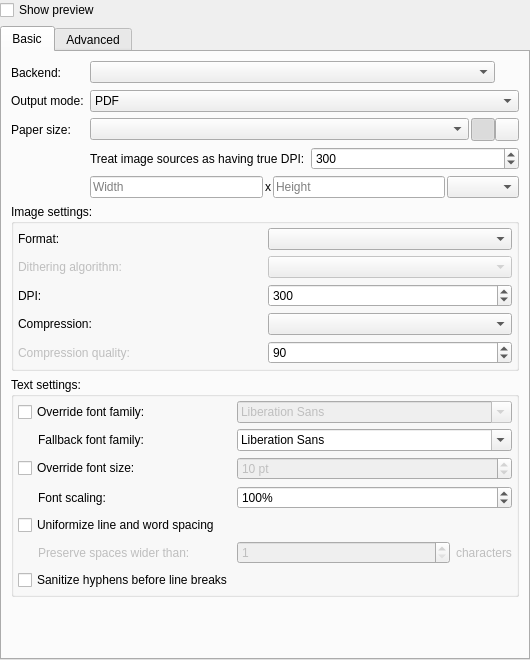
<?xml version="1.0" encoding="UTF-8"?>
<ui version="4.0">
 <class>PdfExportWidget</class>
 <widget class="QWidget" name="PdfExportWidget">
  <property name="geometry">
   <rect>
    <x>0</x>
    <y>0</y>
    <width>530</width>
    <height>660</height>
   </rect>
  </property>
  <layout class="QVBoxLayout" name="verticalLayout">
   <property name="leftMargin">
    <number>0</number>
   </property>
   <property name="topMargin">
    <number>0</number>
   </property>
   <property name="rightMargin">
    <number>0</number>
   </property>
   <property name="bottomMargin">
    <number>0</number>
   </property>
   <item>
    <widget class="QCheckBox" name="checkBoxPreview">
     <property name="text">
      <string>Show preview</string>
     </property>
    </widget>
   </item>
   <item>
    <widget class="QTabWidget" name="tabWidget">
     <property name="currentIndex">
      <number>0</number>
     </property>
     <widget class="QWidget" name="tabBasic">
      <attribute name="title">
       <string>Basic</string>
      </attribute>
      <layout class="QGridLayout" name="gridLayout_6">
       <item row="1" column="0">
        <widget class="QLabel" name="labelOutputMode">
         <property name="text">
          <string>Output mode:</string>
         </property>
        </widget>
       </item>
       <item row="8" column="0">
        <spacer name="verticalSpacer_3">
         <property name="orientation">
          <enum>Qt::Orientation::Vertical</enum>
         </property>
         <property name="sizeHint" stdset="0">
          <size>
           <width>20</width>
           <height>40</height>
          </size>
         </property>
        </spacer>
       </item>
       <item row="0" column="0">
        <widget class="QLabel" name="labelBackend">
         <property name="text">
          <string>Backend:</string>
         </property>
        </widget>
       </item>
       <item row="1" column="1">
        <widget class="QComboBox" name="comboBoxOutputMode">
         <item>
          <property name="text">
           <string>PDF</string>
          </property>
         </item>
         <item>
          <property name="text">
           <string>PDF with invisible text overlay</string>
          </property>
         </item>
        </widget>
       </item>
       <item row="3" column="1">
        <widget class="QWidget" name="widgetPaperSize_2" native="true">
         <layout class="QHBoxLayout" name="horizontalLayout_4">
          <property name="spacing">
           <number>0</number>
          </property>
          <property name="leftMargin">
           <number>0</number>
          </property>
          <property name="topMargin">
           <number>0</number>
          </property>
          <property name="rightMargin">
           <number>0</number>
          </property>
          <property name="bottomMargin">
           <number>0</number>
          </property>
          <item>
           <widget class="QComboBox" name="comboBoxPaperSize">
            <property name="sizePolicy">
             <sizepolicy hsizetype="Expanding" vsizetype="Fixed">
              <horstretch>0</horstretch>
              <verstretch>0</verstretch>
             </sizepolicy>
            </property>
           </widget>
          </item>
          <item>
           <widget class="QWidget" name="widgetPaperOrientation" native="true">
            <property name="sizePolicy">
             <sizepolicy hsizetype="Maximum" vsizetype="Preferred">
              <horstretch>0</horstretch>
              <verstretch>0</verstretch>
             </sizepolicy>
            </property>
            <layout class="QHBoxLayout" name="horizontalLayout_2">
             <property name="spacing">
              <number>0</number>
             </property>
             <property name="leftMargin">
              <number>2</number>
             </property>
             <property name="topMargin">
              <number>0</number>
             </property>
             <property name="rightMargin">
              <number>0</number>
             </property>
             <property name="bottomMargin">
              <number>0</number>
             </property>
             <item>
              <widget class="QToolButton" name="toolButtonPortrait">
               <property name="toolTip">
                <string>Portrait</string>
               </property>
               <property name="icon">
                <iconset resource="gimagereader.qrc">
                 <normaloff>:/icons/portrait</normaloff>:/icons/portrait</iconset>
               </property>
               <property name="checkable">
                <bool>true</bool>
               </property>
               <property name="checked">
                <bool>true</bool>
               </property>
               <property name="autoExclusive">
                <bool>true</bool>
               </property>
              </widget>
             </item>
             <item>
              <widget class="QToolButton" name="toolButtonLandscape">
               <property name="toolTip">
                <string>Landscape</string>
               </property>
               <property name="icon">
                <iconset resource="gimagereader.qrc">
                 <normaloff>:/icons/landscape</normaloff>:/icons/landscape</iconset>
               </property>
               <property name="checkable">
                <bool>true</bool>
               </property>
               <property name="autoExclusive">
                <bool>true</bool>
               </property>
              </widget>
             </item>
            </layout>
           </widget>
          </item>
         </layout>
        </widget>
       </item>
       <item row="3" column="0">
        <widget class="QLabel" name="labelPaperSize">
         <property name="text">
          <string>Paper size:</string>
         </property>
        </widget>
       </item>
       <item row="0" column="1">
        <widget class="QWidget" name="widgetBackend" native="true">
         <layout class="QHBoxLayout" name="horizontalLayout_3">
          <property name="spacing">
           <number>0</number>
          </property>
          <property name="leftMargin">
           <number>0</number>
          </property>
          <property name="topMargin">
           <number>0</number>
          </property>
          <property name="rightMargin">
           <number>0</number>
          </property>
          <property name="bottomMargin">
           <number>0</number>
          </property>
          <item>
           <widget class="QComboBox" name="comboBoxBackend"/>
          </item>
          <item>
           <widget class="QToolButton" name="toolButtonBackendHint">
            <property name="icon">
             <iconset theme="help-hint"/>
            </property>
            <property name="checkable">
             <bool>false</bool>
            </property>
            <property name="autoRaise">
             <bool>true</bool>
            </property>
           </widget>
          </item>
         </layout>
        </widget>
       </item>
       <item row="5" column="1">
        <widget class="QWidget" name="widgetPaperSize" native="true">
         <layout class="QHBoxLayout" name="horizontalLayout">
          <property name="spacing">
           <number>2</number>
          </property>
          <property name="leftMargin">
           <number>0</number>
          </property>
          <property name="topMargin">
           <number>0</number>
          </property>
          <property name="rightMargin">
           <number>0</number>
          </property>
          <property name="bottomMargin">
           <number>0</number>
          </property>
          <item>
           <widget class="QLineEdit" name="lineEditPaperHeight">
            <property name="placeholderText">
             <string>Width</string>
            </property>
           </widget>
          </item>
          <item>
           <widget class="QLabel" name="labelX">
            <property name="text">
             <string notr="true">x</string>
            </property>
           </widget>
          </item>
          <item>
           <widget class="QLineEdit" name="lineEditPaperWidth">
            <property name="placeholderText">
             <string>Height</string>
            </property>
           </widget>
          </item>
          <item>
           <widget class="QComboBox" name="comboBoxPaperSizeUnit"/>
          </item>
         </layout>
        </widget>
       </item>
       <item row="6" column="0" colspan="2">
        <widget class="QGroupBox" name="groupBoxImage">
         <property name="title">
          <string>Image settings:</string>
         </property>
         <property name="flat">
          <bool>false</bool>
         </property>
         <layout class="QGridLayout" name="gridLayout_2">
          <property name="leftMargin">
           <number>4</number>
          </property>
          <property name="topMargin">
           <number>4</number>
          </property>
          <property name="rightMargin">
           <number>4</number>
          </property>
          <property name="bottomMargin">
           <number>4</number>
          </property>
          <item row="2" column="1">
           <widget class="QSpinBox" name="spinBoxDpi">
            <property name="minimum">
             <number>50</number>
            </property>
            <property name="maximum">
             <number>1200</number>
            </property>
            <property name="singleStep">
             <number>10</number>
            </property>
            <property name="value">
             <number>300</number>
            </property>
           </widget>
          </item>
          <item row="4" column="0">
           <widget class="QLabel" name="labelCompressionQuality">
            <property name="enabled">
             <bool>false</bool>
            </property>
            <property name="text">
             <string>Compression quality:</string>
            </property>
           </widget>
          </item>
          <item row="2" column="0">
           <widget class="QLabel" name="labelDpi">
            <property name="text">
             <string>DPI:</string>
            </property>
           </widget>
          </item>
          <item row="0" column="1">
           <widget class="QComboBox" name="comboBoxImageFormat"/>
          </item>
          <item row="4" column="1">
           <widget class="QSpinBox" name="spinBoxCompressionQuality">
            <property name="maximum">
             <number>100</number>
            </property>
            <property name="value">
             <number>90</number>
            </property>
           </widget>
          </item>
          <item row="3" column="1">
           <widget class="QComboBox" name="comboBoxImageCompression"/>
          </item>
          <item row="0" column="0">
           <widget class="QLabel" name="labelImageFormat">
            <property name="text">
             <string>Format:</string>
            </property>
           </widget>
          </item>
          <item row="3" column="0">
           <widget class="QLabel" name="labelImageCompression">
            <property name="text">
             <string>Compression:</string>
            </property>
           </widget>
          </item>
          <item row="1" column="0">
           <widget class="QLabel" name="labelDithering">
            <property name="enabled">
             <bool>false</bool>
            </property>
            <property name="text">
             <string>Dithering algorithm:</string>
            </property>
           </widget>
          </item>
          <item row="1" column="1">
           <widget class="QComboBox" name="comboBoxDithering">
            <property name="enabled">
             <bool>false</bool>
            </property>
           </widget>
          </item>
         </layout>
        </widget>
       </item>
       <item row="7" column="0" colspan="2">
        <widget class="QGroupBox" name="groupBoxText">
         <property name="title">
          <string>Text settings:</string>
         </property>
         <layout class="QGridLayout" name="gridLayout_3">
          <property name="leftMargin">
           <number>4</number>
          </property>
          <property name="topMargin">
           <number>4</number>
          </property>
          <property name="rightMargin">
           <number>4</number>
          </property>
          <property name="bottomMargin">
           <number>4</number>
          </property>
          <item row="2" column="0">
           <widget class="QCheckBox" name="checkBoxFontSize">
            <property name="text">
             <string>Override font size:</string>
            </property>
           </widget>
          </item>
          <item row="0" column="0">
           <widget class="QCheckBox" name="checkBoxFontFamily">
            <property name="text">
             <string>Override font family:</string>
            </property>
           </widget>
          </item>
          <item row="0" column="1" colspan="2">
           <widget class="QFontComboBox" name="comboBoxFontFamily">
            <property name="enabled">
             <bool>false</bool>
            </property>
           </widget>
          </item>
          <item row="5" column="0">
           <widget class="QLabel" name="labelPreserve">
            <property name="enabled">
             <bool>false</bool>
            </property>
            <property name="text">
             <string>Preserve spaces wider than:</string>
            </property>
            <property name="margin">
             <number>0</number>
            </property>
            <property name="indent">
             <number>20</number>
            </property>
           </widget>
          </item>
          <item row="3" column="0">
           <widget class="QLabel" name="labelFontScaling">
            <property name="enabled">
             <bool>true</bool>
            </property>
            <property name="text">
             <string>Font scaling:</string>
            </property>
            <property name="indent">
             <number>20</number>
            </property>
           </widget>
          </item>
          <item row="5" column="1">
           <widget class="QSpinBox" name="spinBoxPreserve">
            <property name="enabled">
             <bool>false</bool>
            </property>
            <property name="sizePolicy">
             <sizepolicy hsizetype="Preferred" vsizetype="Fixed">
              <horstretch>0</horstretch>
              <verstretch>0</verstretch>
             </sizepolicy>
            </property>
            <property name="minimum">
             <number>1</number>
            </property>
           </widget>
          </item>
          <item row="5" column="2">
           <widget class="QLabel" name="labelPreserveCharacters">
            <property name="enabled">
             <bool>false</bool>
            </property>
            <property name="sizePolicy">
             <sizepolicy hsizetype="Maximum" vsizetype="Preferred">
              <horstretch>0</horstretch>
              <verstretch>0</verstretch>
             </sizepolicy>
            </property>
            <property name="text">
             <string>characters</string>
            </property>
           </widget>
          </item>
          <item row="3" column="1" colspan="2">
           <widget class="QSpinBox" name="spinFontScaling">
            <property name="enabled">
             <bool>true</bool>
            </property>
            <property name="sizePolicy">
             <sizepolicy hsizetype="Preferred" vsizetype="Fixed">
              <horstretch>0</horstretch>
              <verstretch>0</verstretch>
             </sizepolicy>
            </property>
            <property name="suffix">
             <string notr="true">%</string>
            </property>
            <property name="minimum">
             <number>50</number>
            </property>
            <property name="maximum">
             <number>200</number>
            </property>
            <property name="value">
             <number>100</number>
            </property>
           </widget>
          </item>
          <item row="4" column="0" colspan="3">
           <widget class="QCheckBox" name="checkBoxUniformizeSpacing">
            <property name="text">
             <string>Uniformize line and word spacing</string>
            </property>
           </widget>
          </item>
          <item row="2" column="1" colspan="2">
           <widget class="QSpinBox" name="spinBoxFontSize">
            <property name="enabled">
             <bool>false</bool>
            </property>
            <property name="suffix">
             <string> pt</string>
            </property>
            <property name="minimum">
             <number>1</number>
            </property>
            <property name="value">
             <number>10</number>
            </property>
           </widget>
          </item>
          <item row="1" column="0">
           <widget class="QLabel" name="labelFallbackFontFamily">
            <property name="text">
             <string>Fallback font family:</string>
            </property>
            <property name="indent">
             <number>20</number>
            </property>
           </widget>
          </item>
          <item row="1" column="1" colspan="2">
           <widget class="QFontComboBox" name="comboBoxFallbackFontFamily"/>
          </item>
          <item row="6" column="0" colspan="3">
           <widget class="QCheckBox" name="checkBoxSanitizeHyphens">
            <property name="text">
             <string>Sanitize hyphens before line breaks</string>
            </property>
           </widget>
          </item>
         </layout>
        </widget>
       </item>
       <item row="4" column="1">
        <widget class="QWidget" name="widgetPaperSizeDpi" native="true">
         <layout class="QHBoxLayout" name="horizontalLayout_5">
          <property name="spacing">
           <number>6</number>
          </property>
          <property name="leftMargin">
           <number>0</number>
          </property>
          <property name="topMargin">
           <number>0</number>
          </property>
          <property name="rightMargin">
           <number>0</number>
          </property>
          <property name="bottomMargin">
           <number>0</number>
          </property>
          <item>
           <widget class="QLabel" name="labelPaperSizeDpi">
            <property name="text">
             <string>Treat image sources as having true DPI:</string>
            </property>
           </widget>
          </item>
          <item>
           <widget class="QSpinBox" name="spinBoxPaperSizeDpi">
            <property name="minimum">
             <number>50</number>
            </property>
            <property name="maximum">
             <number>1200</number>
            </property>
            <property name="singleStep">
             <number>10</number>
            </property>
            <property name="value">
             <number>300</number>
            </property>
           </widget>
          </item>
         </layout>
        </widget>
       </item>
      </layout>
     </widget>
     <widget class="QWidget" name="tabAdvanced">
      <attribute name="title">
       <string>Advanced</string>
      </attribute>
      <layout class="QGridLayout" name="gridLayout_7">
       <item row="0" column="0">
        <widget class="QLabel" name="labelPdfVersion">
         <property name="text">
          <string>PDF version:</string>
         </property>
        </widget>
       </item>
       <item row="0" column="1">
        <widget class="QComboBox" name="comboBoxPdfVersion"/>
       </item>
       <item row="2" column="0" colspan="2">
        <widget class="QGroupBox" name="groupBoxEncryption">
         <property name="title">
          <string>Encryption (optional):</string>
         </property>
         <layout class="QGridLayout" name="gridLayout_5">
          <item row="0" column="0">
           <widget class="QLabel" name="labelPasswordOpen">
            <property name="text">
             <string>Password:</string>
            </property>
           </widget>
          </item>
          <item row="0" column="1">
           <widget class="QLineEdit" name="lineEditPasswordOpen">
            <property name="sizePolicy">
             <sizepolicy hsizetype="Preferred" vsizetype="Fixed">
              <horstretch>0</horstretch>
              <verstretch>0</verstretch>
             </sizepolicy>
            </property>
            <property name="echoMode">
             <enum>QLineEdit::EchoMode::Password</enum>
            </property>
            <property name="dragEnabled">
             <bool>true</bool>
            </property>
           </widget>
          </item>
          <item row="1" column="0">
           <widget class="QLabel" name="labelConfirmPasswordOpen">
            <property name="text">
             <string>Confirm password:</string>
            </property>
           </widget>
          </item>
          <item row="1" column="1">
           <widget class="QLineEdit" name="lineEditConfirmPasswordOpen">
            <property name="sizePolicy">
             <sizepolicy hsizetype="Preferred" vsizetype="Fixed">
              <horstretch>0</horstretch>
              <verstretch>0</verstretch>
             </sizepolicy>
            </property>
            <property name="echoMode">
             <enum>QLineEdit::EchoMode::Password</enum>
            </property>
            <property name="dragEnabled">
             <bool>true</bool>
            </property>
           </widget>
          </item>
         </layout>
        </widget>
       </item>
       <item row="3" column="0" colspan="2">
        <widget class="QGroupBox" name="groupBoxAdditionaInfo">
         <property name="baseSize">
          <size>
           <width>0</width>
           <height>0</height>
          </size>
         </property>
         <property name="title">
          <string>Additional information (optional):</string>
         </property>
         <layout class="QGridLayout" name="gridLayout_4">
          <item row="0" column="0">
           <widget class="QLabel" name="labelAuthor">
            <property name="text">
             <string>Author:</string>
            </property>
           </widget>
          </item>
          <item row="0" column="1">
           <widget class="QLineEdit" name="lineEditAuthor"/>
          </item>
          <item row="0" column="2">
           <widget class="QLabel" name="labelCreator">
            <property name="text">
             <string>Creator:</string>
            </property>
           </widget>
          </item>
          <item row="0" column="3">
           <widget class="QLineEdit" name="lineEditCreator"/>
          </item>
          <item row="1" column="0">
           <widget class="QLabel" name="labelTitle">
            <property name="text">
             <string>Title:</string>
            </property>
           </widget>
          </item>
          <item row="1" column="1">
           <widget class="QLineEdit" name="lineEditTitle"/>
          </item>
          <item row="1" column="2">
           <widget class="QLabel" name="labelProducer">
            <property name="text">
             <string>Producer:</string>
            </property>
           </widget>
          </item>
          <item row="1" column="3">
           <widget class="QLineEdit" name="lineEditProducer"/>
          </item>
          <item row="2" column="0">
           <widget class="QLabel" name="labelSubject">
            <property name="text">
             <string>Subject:</string>
            </property>
           </widget>
          </item>
          <item row="2" column="1">
           <widget class="QLineEdit" name="lineEditSubject"/>
          </item>
          <item row="2" column="2">
           <widget class="QLabel" name="labelKeywords">
            <property name="text">
             <string>Keywords:</string>
            </property>
           </widget>
          </item>
          <item row="2" column="3">
           <widget class="QLineEdit" name="lineEditKeywords"/>
          </item>
         </layout>
        </widget>
       </item>
       <item row="5" column="0" colspan="2">
        <widget class="QPushButton" name="pushButtonImport">
         <property name="text">
          <string>Import from current source</string>
         </property>
        </widget>
       </item>
       <item row="6" column="0" colspan="2">
        <spacer name="verticalSpacer_2">
         <property name="orientation">
          <enum>Qt::Orientation::Vertical</enum>
         </property>
         <property name="sizeHint" stdset="0">
          <size>
           <width>20</width>
           <height>40</height>
          </size>
         </property>
        </spacer>
       </item>
      </layout>
     </widget>
    </widget>
   </item>
  </layout>
 </widget>
 <resources>
  <include location="gimagereader.qrc"/>
 </resources>
 <connections/>
</ui>
